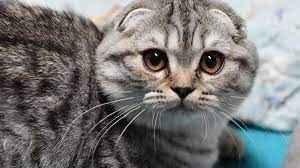
#> input picture Cat.jpg, 300 x 168 px
$ jupyter execute How_Rotate_Images_Correctly.ipynb
#> lines starting #> are read from the running program, lines starting #| are printed output that depends on the picture
[cell 1]
import numpy as np
import argparse
import imutils
import cv2

img = cv2.imread('Cat.jpg')
#> img is the input picture: shape (168, 300, 3); mean B, G, R 119.1, 120.5, 121.1

[cell 2]
for angle in np.arange(0, 375, 15):
    img_r = imutils.rotate(img, angle)

    cv2.imshow("Rotated Cat: Not right", img_r)
    cv2.waitKey()
#> this loop made 25 passes
#> pass 2, `img_r = imutils.rotate(img, angle)`:
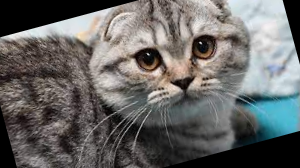
#> img_r: shape (168, 300, 3); mean B, G, R 101.8, 103.1, 103.6
#> pass 3, `img_r = imutils.rotate(img, angle)`:
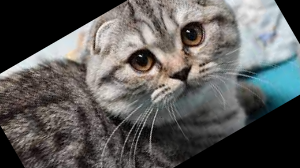
#> img_r: shape (168, 300, 3); mean B, G, R 89.7, 91.1, 91.8


cv2.destroyAllWindows()

[cell 3]
for angle in np.arange(0, 375, 15):
    img_r = imutils.rotate_bound(img, angle)
    cv2.imshow("Rotated Cat: Right", img_r)
    cv2.waitKey()
#> this loop made 25 passes
#> pass 2, `img_r = imutils.rotate_bound(img, angle)`:
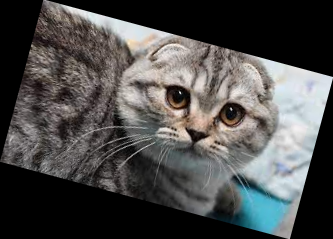
#> img_r: shape (239, 333, 3); mean B, G, R 75.5, 76.3, 76.7
#> pass 3, `img_r = imutils.rotate_bound(img, angle)`:
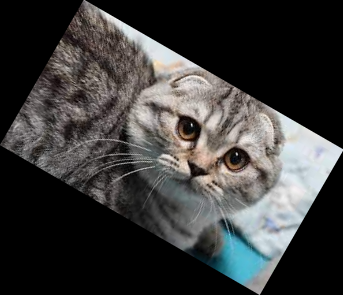
#> img_r: shape (295, 343, 3); mean B, G, R 59.3, 60, 60.3

cv2.destroyAllWindows()
